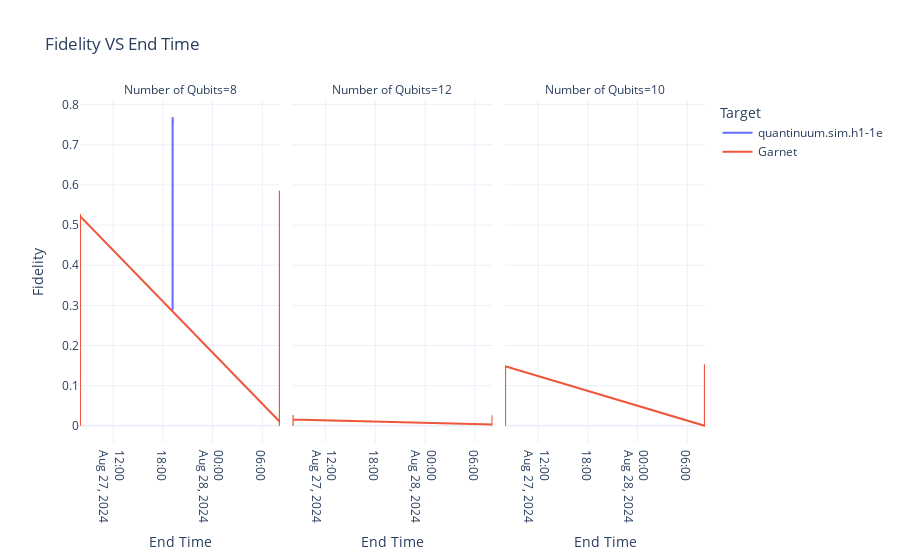

Source (notebook cell):
### Code cell
#combine the 2 df. make a column for provider and put aws or azure. then plot as normal
#SIMILAR;  job id, targte, number of qubits, end time, fidelity 
azure_data["Provider"] = "Azure"

aws_data["Provider"] = "AWS"

azure_tomerge = azure_data [["Job ID", "Target", "Number of Qubits", "Fidelity", "End Time", "Provider"]]

aws_tomerge = aws_data[["Job ID", "Target", "Number of Qubits", "Fidelity", "End Time","Provider"]]


frames = [azure_tomerge, aws_tomerge]
both_provider_data = pd.concat(frames)
print(both_provider_data["Target"].unique())
both_provider_data["Number of Qubits"] = both_provider_data["Number of Qubits"].astype(str)
fig= px.line(both_provider_data, x = "End Time", y ="Fidelity",
              title = "Fidelity VS End Time",
             color = "Target",
              facet_col= "Number of Qubits")

fig

### Figure 1 — Plotly figure (JSON) as saved in the notebook; plotly's stock layout.template omitted (floating-point values rounded to 4 significant figures)
{"data": [{"hovertemplate": "Target=quantinuum.sim.h1-1e<br>Number of Qubits=8<br>End Time=%{x}<br>Fidelity=%{y}<extra></extra>", "legendgroup": "quantinuum.sim.h1-1e", "line": {"color": "#636efa", "dash": "solid"}, "marker": {"symbol": "circle"}, "mode": "lines", "name": "quantinuum.sim.h1-1e", "orientation": "v", "showlegend": true, "type": "scatter", "x": ["2024-08-27 19:12:30.699009+00:00", "2024-08-27 19:12:26.485357+00:00", "2024-08-27 19:12:20.381736+00:00", "2024-08-27 19:10:45.999314+00:00", "2024-08-27 19:10:40.165279+00:00", "2024-08-27 19:10:34.727547+00:00"], "xaxis": "x", "y": [0.7516, 0.6298, 0.3211, 0.7688, 0.7086, 0.2885], "yaxis": "y"}, {"hovertemplate": "Target=Garnet<br>Number of Qubits=8<br>End Time=%{x}<br>Fidelity=%{y}<extra></extra>", "legendgroup": "Garnet", "line": {"color": "#EF553B", "dash": "solid"}, "marker": {"symbol": "circle"}, "mode": "lines", "name": "Garnet", "orientation": "v", "showlegend": true, "type": "scatter", "x": ["2024-08-28 08:07:05.454000+00:00", "2024-08-28 08:07:03.907000+00:00", "2024-08-28 08:07:00.214000+00:00", "2024-08-28 08:06:55.869000+00:00", "2024-08-28 08:06:53.328000+00:00", "2024-08-28 08:06:50.693000+00:00", "2024-08-28 08:06:49.323000+00:00", "2024-08-28 08:06:47.156000+00:00", "2024-08-28 08:06:44.623000+00:00", "2024-08-28 08:06:43.148000+00:00", "2024-08-28 08:06:40.790000+00:00", "2024-08-28 08:06:38.374000+00:00", "2024-08-27 08:00:44.098000+00:00", "2024-08-27 08:00:41.495000+00:00", "2024-08-27 08:00:38.895000+00:00", "2024-08-27 08:00:37.230000+00:00", "2024-08-27 08:00:33.509000+00:00", "2024-08-27 08:00:31.021000+00:00", "2024-08-27 08:00:27.368000+00:00", "2024-08-27 08:00:24.878000+00:00", "2024-08-27 08:00:22.485000+00:00", "2024-08-27 08:00:18.605000+00:00", "2024-08-27 08:00:18.602000+00:00", "2024-08-27 08:00:14.674000+00:00"], "xaxis": "x", "y": [0.002, 0.5184, 0.5855, 0.003, 0.4915, 0.004, 0.002, 0.5, 0.2279, 0.2101, 1.972e-31, 0.01, 0.522, 0.004, 0.5278, 0.001, 0.4389, 0.002, 0.4185, 1.972e-31, 1.972e-31, 0.235, 0.2293, 1.972e-31], "yaxis": "y"}, {"hovertemplate": "Target=Garnet<br>Number of Qubits=12<br>End Time=%{x}<br>Fidelity=%{y}<extra></extra>", "legendgroup": "Garnet", "line": {"color": "#EF553B", "dash": "solid"}, "marker": {"symbol": "circle"}, "mode": "lines", "name": "Garnet", "orientation": "v", "showlegend": false, "type": "scatter", "x": ["2024-08-28 08:08:07.541000+00:00", "2024-08-28 08:08:05.084000+00:00", "2024-08-28 08:08:02.721000+00:00", "2024-08-28 08:07:59.909000+00:00", "2024-08-28 08:07:58.145000+00:00", "2024-08-28 08:07:55.354000+00:00", "2024-08-28 08:07:52.121000+00:00", "2024-08-28 08:07:49.402000+00:00", "2024-08-28 08:07:47.859000+00:00", "2024-08-28 08:07:45.207000+00:00", "2024-08-28 08:07:42.444000+00:00", "2024-08-28 08:07:39.818000+00:00", "2024-08-27 08:01:45.500000+00:00", "2024-08-27 08:01:43.043000+00:00", "2024-08-27 08:01:40.467000+00:00", "2024-08-27 08:01:37.637000+00:00", "2024-08-27 08:01:33.131000+00:00", "2024-08-27 08:01:30.243000+00:00", "2024-08-27 08:01:28.697000+00:00", "2024-08-27 08:01:24.937000+00:00", "2024-08-27 08:01:23.304000+00:00", "2024-08-27 08:01:20.640000+00:00", "2024-08-27 08:01:18.072000+00:00", "2024-08-27 08:01:16.493000+00:00"], "xaxis": "x2", "y": [1.972e-31, 0.01907, 1.972e-31, 0.02641, 1.972e-31, 1.972e-31, 1.972e-31, 0.01316, 0.0136, 0.003082, 1.972e-31, 0.00338, 0.01607, 0.02705, 1.972e-31, 0.001, 0.0147, 1.972e-31, 1.972e-31, 1.972e-31, 0.01265, 1.972e-31, 0.002, 0.00162], "yaxis": "y2"}, {"hovertemplate": "Target=Garnet<br>Number of Qubits=10<br>End Time=%{x}<br>Fidelity=%{y}<extra></extra>", "legendgroup": "Garnet", "line": {"color": "#EF553B", "dash": "solid"}, "marker": {"symbol": "circle"}, "mode": "lines", "name": "Garnet", "orientation": "v", "showlegend": false, "type": "scatter", "x": ["2024-08-28 08:07:35.502000+00:00", "2024-08-28 08:07:33.268000+00:00", "2024-08-28 08:07:29.396000+00:00", "2024-08-28 08:07:27.513000+00:00", "2024-08-28 08:07:24.588000+00:00", "2024-08-28 08:07:22.046000+00:00", "2024-08-28 08:07:19.406000+00:00", "2024-08-28 08:07:16.807000+00:00", "2024-08-28 08:07:14.697000+00:00", "2024-08-28 08:07:12.090000+00:00", "2024-08-28 08:07:10.676000+00:00", "2024-08-28 08:07:08.109000+00:00", "2024-08-27 08:01:11.815000+00:00", "2024-08-27 08:01:08.335000+00:00", "2024-08-27 08:01:06.715000+00:00", "2024-08-27 08:01:04.032000+00:00", "2024-08-27 08:01:01.476000+00:00", "2024-08-27 08:00:59.422000+00:00", "2024-08-27 08:00:56.711000+00:00", "2024-08-27 08:00:55.127000+00:00", "2024-08-27 08:00:52.330000+00:00", "2024-08-27 08:00:49.755000+00:00", "2024-08-27 08:00:48.312000+00:00", "2024-08-27 08:00:45.691000+00:00"], "xaxis": "x3", "y": [0.006, 0.001, 0.1395, 0.1532, 0.006, 0.1114, 0.004, 0.01, 0.1161, 0.03631, 0.03165, 1.972e-31, 0.1484, 0.004, 0.1498, 0.004, 0.004, 0.002, 0.08546, 1.972e-31, 0.0848, 1.972e-31, 0.01826, 0.02529], "yaxis": "y3"}], "layout": {"annotations": [{"font": {}, "showarrow": false, "text": "Number of Qubits=8", "x": 0.16, "xanchor": "center", "xref": "paper", "y": 1, "yanchor": "bottom", "yref": "paper"}, {"font": {}, "showarrow": false, "text": "Number of Qubits=12", "x": 0.5, "xanchor": "center", "xref": "paper", "y": 1, "yanchor": "bottom", "yref": "paper"}, {"font": {}, "showarrow": false, "text": "Number of Qubits=10", "x": 0.84, "xanchor": "center", "xref": "paper", "y": 1, "yanchor": "bottom", "yref": "paper"}], "legend": {"title": {"text": "Target"}, "tracegroupgap": 0}, "title": {"text": "Fidelity VS End Time"}, "xaxis": {"anchor": "y", "domain": [0, 0.32], "title": {"text": "End Time"}}, "xaxis2": {"anchor": "y2", "domain": [0.34, 0.66], "matches": "x", "title": {"text": "End Time"}}, "xaxis3": {"anchor": "y3", "domain": [0.68, 1.0], "matches": "x", "title": {"text": "End Time"}}, "yaxis": {"anchor": "x", "domain": [0, 1], "title": {"text": "Fidelity"}}, "yaxis2": {"anchor": "x2", "domain": [0, 1], "matches": "y", "showticklabels": false}, "yaxis3": {"anchor": "x3", "domain": [0, 1], "matches": "y", "showticklabels": false}}}
